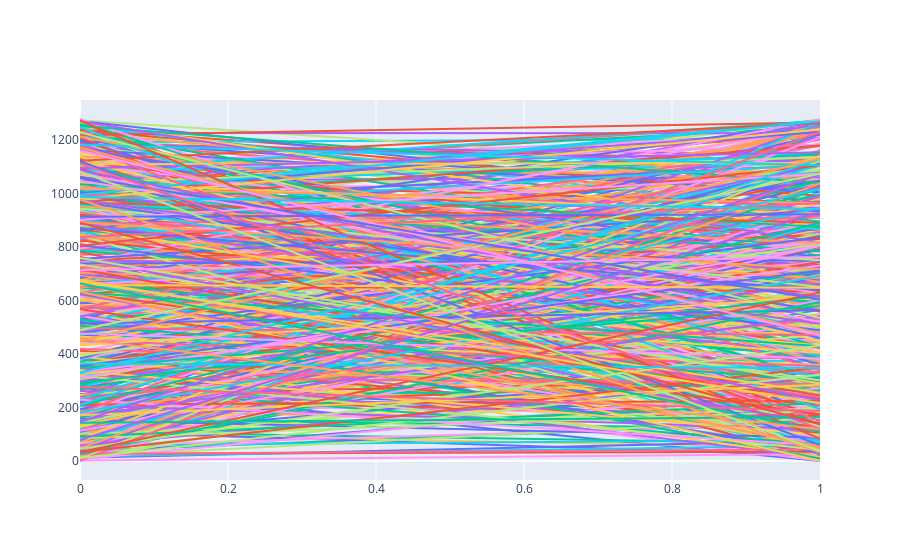

This figure's notebook cell:
### Markdown cell above
# Compare trace vs shape for Spline

### Code cell
import numpy as np
connections = np.random.randint(0, 1280, (640, 2))

%time go.Figure(data=[go.Scatter(x=[0, 1], y=co, mode='lines', line=dict(shape='spline'), showlegend=False) for co in connections])
